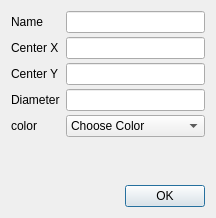
<?xml version="1.0" encoding="UTF-8"?>
<ui version="4.0">
 <class>DrawCircle</class>
 <widget class="QDialog" name="DrawCircle">
  <property name="geometry">
   <rect>
    <x>0</x>
    <y>0</y>
    <width>216</width>
    <height>218</height>
   </rect>
  </property>
  <property name="windowTitle">
   <string>Draw Circle</string>
  </property>
  <property name="styleSheet">
   <string notr="true"/>
  </property>
  <layout class="QVBoxLayout" name="verticalLayout">
   <item>
    <layout class="QFormLayout" name="formLayout">
     <property name="verticalSpacing">
      <number>4</number>
     </property>
     <item row="0" column="0">
      <widget class="QLabel" name="label">
       <property name="text">
        <string>Name</string>
       </property>
      </widget>
     </item>
     <item row="0" column="1">
      <widget class="QLineEdit" name="name"/>
     </item>
     <item row="1" column="0">
      <widget class="QLabel" name="label_2">
       <property name="text">
        <string>Center X</string>
       </property>
      </widget>
     </item>
     <item row="1" column="1">
      <widget class="QLineEdit" name="centerx"/>
     </item>
     <item row="2" column="0">
      <widget class="QLabel" name="label_3">
       <property name="text">
        <string>Center Y</string>
       </property>
      </widget>
     </item>
     <item row="2" column="1">
      <widget class="QLineEdit" name="centery"/>
     </item>
     <item row="3" column="0">
      <widget class="QLabel" name="label_4">
       <property name="text">
        <string>Diameter</string>
       </property>
      </widget>
     </item>
     <item row="3" column="1">
      <widget class="QLineEdit" name="diameter"/>
     </item>
     <item row="4" column="0">
      <widget class="QLabel" name="label_5">
       <property name="text">
        <string>color</string>
       </property>
      </widget>
     </item>
     <item row="4" column="1">
      <widget class="QComboBox" name="comboBox">
       <item>
        <property name="text">
         <string>Choose Color </string>
        </property>
       </item>
       <item>
        <property name="text">
         <string>Black</string>
        </property>
       </item>
       <item>
        <property name="text">
         <string>Blue</string>
        </property>
       </item>
       <item>
        <property name="text">
         <string>Red</string>
        </property>
       </item>
      </widget>
     </item>
    </layout>
   </item>
   <item>
    <layout class="QHBoxLayout" name="horizontalLayout">
     <item>
      <spacer name="horizontalSpacer">
       <property name="orientation">
        <enum>Qt::Horizontal</enum>
       </property>
       <property name="sizeHint" stdset="0">
        <size>
         <width>40</width>
         <height>20</height>
        </size>
       </property>
      </spacer>
     </item>
     <item>
      <widget class="QPushButton" name="pushButton">
       <property name="text">
        <string>OK</string>
       </property>
      </widget>
     </item>
    </layout>
   </item>
  </layout>
 </widget>
 <resources/>
 <connections/>
</ui>
